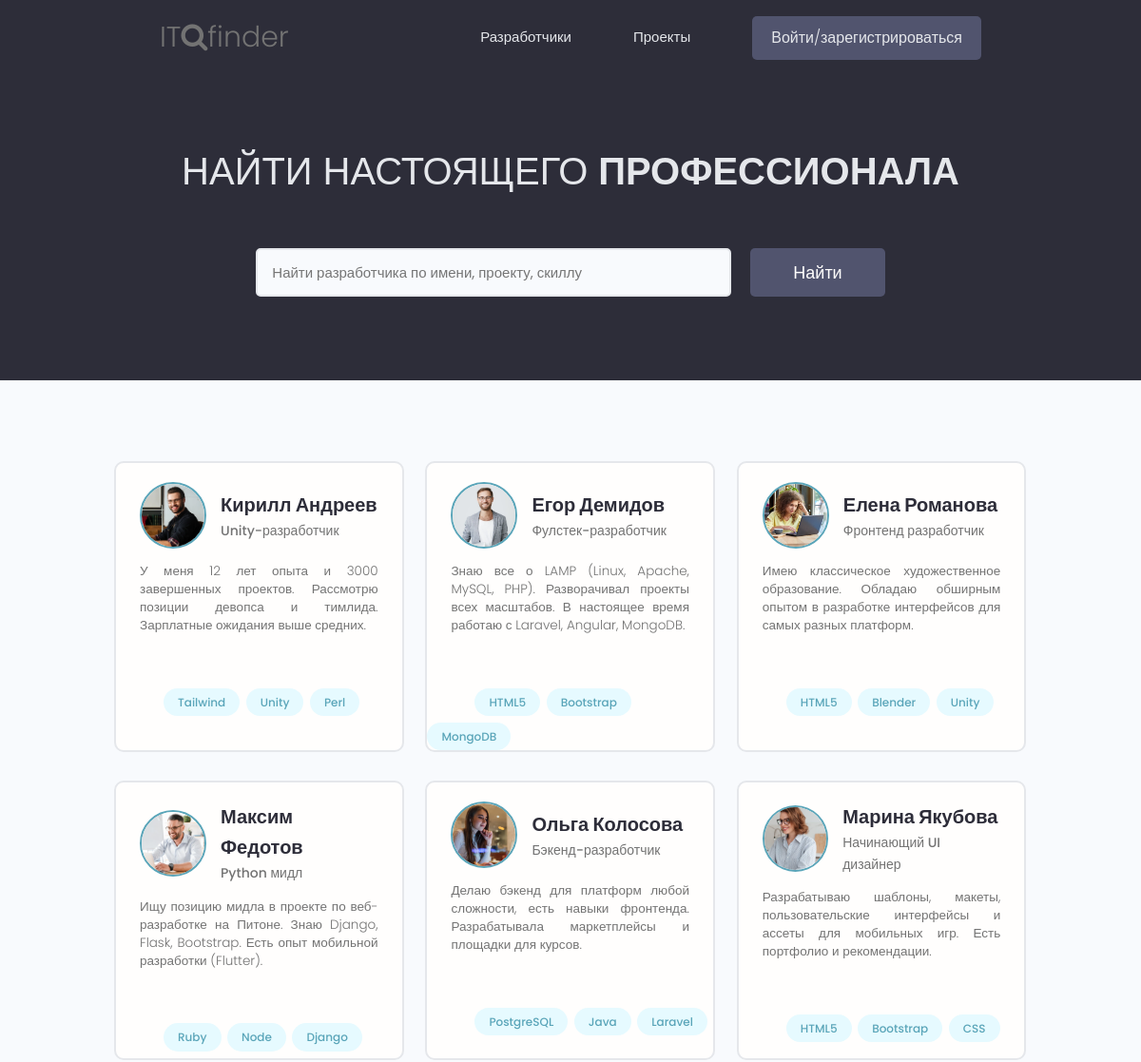
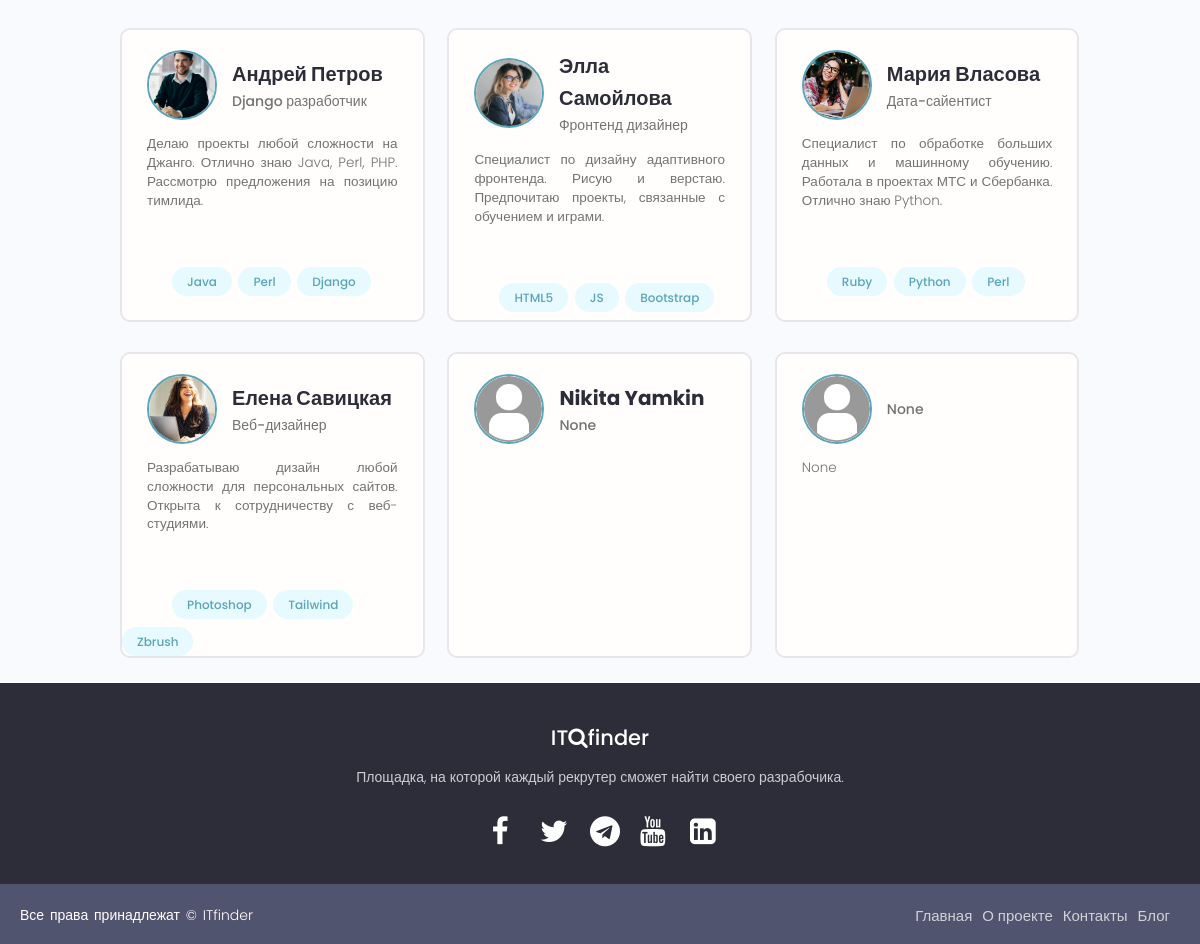
The page / on the database its author committed (2 pictures, top to bottom).
### users/models.py (models this page shows, shortened)
class Profile(models.Model):
    user = models.OneToOneField(
        User, on_delete=models.CASCADE, null=True, blank=True)
    name = models.CharField(max_length=50, blank=True, null=True)
    email = models.EmailField(max_length=50, blank=True, null=True)
    username = models.CharField(max_length=50, blank=True, null=True)
    city = models.CharField(max_length=50, blank=True, null=True)
    intro = models.CharField(max_length=200, blank=True, null=True)
    bio = models.TextField(blank=True, null=True)
    image = models.ImageField(
        null=True, blank=True, upload_to='profile_images', default="profile_images/default.jpg")
    skills = models.ManyToManyField(Skill, blank=True)
    github = models.CharField(max_length=100, blank=True, null=True)
    created = models.DateTimeField(auto_now_add=True)
    id = models.UUIDField(default=uuid.uuid4, unique=True,
                          primary_key=True, editable=False)
    class Meta:
        ordering = ['created']

class Skill(models.Model):
    name = models.CharField(max_length=50, blank=True, null=True)
    slug = models.SlugField()
    description = models.TextField(null=True, blank=True)
    created = models.DateTimeField(auto_now_add=True)
    id = models.UUIDField(default=uuid.uuid4, unique=True,
                          primary_key=True, editable=False)
    def __str__(self):
        return str(self.name)

### users/views.py (the view)
# urls.py: path('', views.profiles, name="profiles"),
def profiles(request):
    profiles = Profile.objects.all()
    context = {'profiles': profiles}
    return render(request, 'users/profiles.html', context)

### users/templates/users/profiles.html (shortened to what this page needs)
{% extends 'base.html' %}
{% block content %}
<main class="home">
    <section class="hero-section text-center">
        <div class="container container--narrow">
            <div class="hero-section__box">
                <h2>Найти настоящего <span>профессионала</span></h2>
            </div>
            <div class="hero-section__search">
                <form id="searchForm" class="form" action="{% url 'profiles' %}" method="get">
                    <div class="form__field">
                        <input class="input input--text" id="formInput#search" type="text" name="search_query"
                            value="" placeholder="Найти разработчика по имени, проекту, скиллу" />
                    </div>
                    <input class="btn btn--sub btn--lg" type="submit" value="Найти" />
                </form>
            </div>
        </div>
    </section>
    <section class="devlist">
        <div class="container">
            <div class="grid grid--three">
                {% for profile in profiles %}
                <div class="column card">
                    <div class="dev">
                        <a href="{% url 'user-profile' profile.username %}" class="card__body">
                            <div class="dev__profile">
                                <img class="avatar avatar--md" src="{{ profile.image.url }}" alt="image" />
                                <div class="dev__meta">
                                    <h3>{{ profile.name }}</h3>
                                    <h5>{{ profile.intro|slice:"60" }}</h5>
                                </div>
                            </div>
                            <p class="dev__info">{{ profile.bio|slice:"150" }}</p>
                            <div class="dev__skills">
                                {% for skill in profile.skills.all|slice:"3" %}
                                <a href="{% url 'skill' skill.slug %}" class="tag tag--pill tag--main">{{ skill }}</a>
                                {% endfor %}
                            </div>
                        </a>
                    </div>
                </div>
                {% endfor %}
            </div>
        </div>
    </section>
</main>
{% endblock content %}

### static/styles/main.css (style rules this page uses)
* { margin: 0; padding: 0; box-sizing: border-box; }
:root { --color-sub: #2d2d39; }
.btn--sub { background-color: var(--color-sub-light); }
.card { border: 2px solid var(--color-light); }
img { width: 100%; }
.hero-section { height: 40vh; display: flex; align-items: center; background-color: var(--color-sub); }
.hero-section__box { margin-bottom: 4rem; }
.hero-section__box > h2, .hero-section__box > h2 > span { font-size: 4rem; color: var(--color-light); line-height: 1.3; text-transform: uppercase; }
.hero-section__box > h2 { font-weight: 300; }
.hero-section__box > h2 > span { font-weight: 700; }
.hero-section__search > .form { display: flex; align-items: center; justify-content: center; gap: 2rem; }
.hero-section__search > .form input.input--text { width: 50rem; }
.devlist { margin-top: 8rem; }
.devlist .grid { align-items: stretch; }
.devlist .dev .dev__profile { display: flex; align-items: center; gap: 1.5rem; }
.devlist .dev .dev__meta h3 { color: var(--color-sub); font-size: 2rem; font-weight: 700; }
.devlist .dev .dev__meta h5 { color: var(--color-text); font-size: 1.4rem; font-weight: 500; }
.devlist .dev .dev__info { margin: 1.5rem 0; font-size: 1.35rem; line-height: 1.4; text-align: justify; }

### static/uikit/styles/modules/_variables.css (style rules this page uses)
:root { --color-main: #5aa5b9; --color-main-light: #e6faff; --color-sub: #3f4156; --color-sub-light: #51546e; --color-sub-lighter: #ededfd; --color-text: #737373; --color-gray: #8b8b8b; --color-light: #e5e7eb; --color-light-gray: #767676; --color-bg: #f8fafd; --color-white: #fffefd; --color-white-light: #f3f3f3; --color-success: #359e64; --color-success-bg: #def8e8; --color-error: #fc4b0b; --color-error-bg: #fff2ee; --font-base: 'Poppins', arial, helvetica, 'Segoe UI', roboto, ubuntu, sans-serif; --font-monospace: 'Fira Code', 'Courier New', courier, monospace; --font-regular: 300; --font-medium: 500; --font-bold: 700; --generic-shadow: 1px 1px 5px #00000010; --generic-transition: all 0.3s ease-in-out; }

### static/uikit/styles/modules/_base.css (style rules this page uses)
* { margin: 0; padding: 0; box-sizing: border-box; text-rendering: optimizeLegibility; color: inherit; font-size: inherit; }
html { font-size: 50%; }
@media only screen and (min-width: 480px) { html { font-size: 56.25%; } }
@media only screen and (min-width: 1200px) { html { font-size: 62.5%; } }
body { line-height: 1.6; font-weight: 400; font-size: 1.5rem; color: var(--color-text); background-color: var(--color-bg); min-height: 100vh; }

### static/uikit/styles/modules/_typography.css (style rules this page uses)
* { font-family: var(--font-base); }
h2 { font-size: 3.6rem; font-weight: var(--font-bold); }
h3 { font-size: 3.2rem; font-weight: var(--font-medium); }
h5 { font-size: 2.4rem; font-weight: var(--font-medium); }
h5, h6 { font-weight: var(--font-regular); }
p, span, strong { font-size: 1.6rem; color: var(--color-text); font-weight: var(--font-regular); }
a { padding-bottom: 2px; text-decoration: none; display: inline-block; color: var(--color-main); font-weight: var(--font-medium); }

### static/uikit/styles/modules/_utilities.css (style rules this page uses)
.container { width: 92%; max-width: 165rem; margin: 0 auto; box-sizing: border-box; }
.container--narrow { width: 92%; max-width: 120rem; }
@media screen and (min-width: 1000px) { .container { width: 90%; } }
@media screen and (min-width: 1000px) { .container--narrow { width: 85%; } }
@media screen and (min-width: 1200px) { .container { width: 80%; } }
@media screen and (min-width: 1200px) { .container--narrow { width: 72%; } }
.text-center { text-align: center; }

### static/uikit/styles/modules/_avatar.css (style rules this page uses)
.avatar { border-radius: 50%; border: 2px solid var(--color-main); object-fit: cover; }
.avatar--md { height: 7rem; width: 7rem; }

### static/uikit/styles/modules/_button.css (style rules this page uses)
.btn { display: inline-block; position: relative; cursor: pointer; background-color: var(--color-light); font-weight: var(--font-medium); color: var(--color-sub); text-decoration: none; padding: 1rem 2rem; border-radius: 0.5rem; border: none; width: -webkit-fit-content; width: -moz-fit-content; width: fit-content; height: -webkit-fit-content; height: -moz-fit-content; height: fit-content; font-size: 1.6rem; outline-width: 0; outline-color: transparent; -webkit-backface-visibility: hidden; backface-visibility: hidden; transition: all 0.3s ease-in-out; }
.btn--sub { background-color: var(--color-sub); color: var(--color-white); }
.btn--lg { font-size: 1.8rem; padding: 1.2rem 4.5rem; }

### static/uikit/styles/modules/_card.css (style rules this page uses)
.card { border-radius: 1rem; background-color: var(--color-white); border: 1.5px solid var(--color-light); width: auto; height: auto; margin-top: 0.5rem; margin-bottom: 0.5rem; overflow: hidden; }
.card__body, .card__header { padding: 2rem 2.5rem; }

### rows shown on the page
Profile: image (picture), name "Кирилл Андреев", intro "Unity-разработчик", bio "У меня 12 лет опыта и 3000 завершенных проектов. Рассмотрю позиции девопса и тимлида. Зарплатные ожидания выше средних."
Skill: name "Tailwind"
Skill: name "Unity"
Skill: name "Perl"
Profile: image (picture), name "Егор Демидов", intro "Фулстек-разработчик", bio "Знаю все о LAMP (Linux, Apache, MySQL, PHP). Разворачивал проекты всех масштабов. В настоящее время работаю с Laravel, Angular, MongoDB."
Skill: name "HTML5"
Skill: name "Bootstrap"
Skill: name "MongoDB"
Profile: image (picture), name "Елена Романова", intro "Фронтенд разработчик", bio "Имею классическое художественное образование. Обладаю обширным опытом в разработке интерфейсов для самых разных платформ."
Skill: name "Blender"
Profile: image (picture), name "Максим Федотов", intro "Python мидл", bio "Ищу позицию мидла в проекте по веб-разработке на Питоне. Знаю Django, Flask, Bootstrap. Есть опыт мобильной разработки (Flutter)."
Skill: name "Ruby"
Skill: name "Node"
Skill: name "Django"
Profile: image (picture), name "Ольга Колосова", intro "Бэкенд-разработчик", bio "Делаю бэкенд для платформ любой сложности, есть навыки фронтенда. Разрабатывала маркетплейсы и площадки для курсов."
Skill: name "PostgreSQL"
Skill: name "Java"
Skill: name "Laravel"
Profile: image (picture), name "Марина Якубова", intro "Начинающий UI дизайнер", bio "Разрабатываю шаблоны, макеты, пользовательские интерфейсы и ассеты для мобильных игр. Есть портфолио и рекомендации."
Skill: name "CSS"
Profile: image (picture), name "Андрей Петров", intro "Django разработчик", bio "Делаю проекты любой сложности на Джанго. Отлично знаю Java, Perl, PHP. Рассмотрю предложения на позицию тимлида."
Profile: image (picture), name "Элла Самойлова", intro "Фронтенд дизайнер", bio "Специалист по дизайну адаптивного фронтенда. Рисую и верстаю. Предпочитаю проекты, связанные с обучением и играми."
Skill: name "JS"
Profile: image (picture), name "Мария Власова", intro "Дата-сайентист", bio "Специалист по обработке больших данных и машинному обучению. Работала в проектах МТС и Сбербанка. Отлично знаю Python."
Skill: name "Python"
Profile: image (picture), name "Елена Савицкая", intro "Веб-дизайнер", bio "Разрабатываю дизайн любой сложности для персональных сайтов. Открыта к сотрудничеству с веб-студиями."
Skill: name "Photoshop"
Skill: name "Zbrush"
Profile: image (placeholder picture), name "Nikita Yamkin", intro "None"
Profile: image (placeholder picture), intro "None", bio "None"
